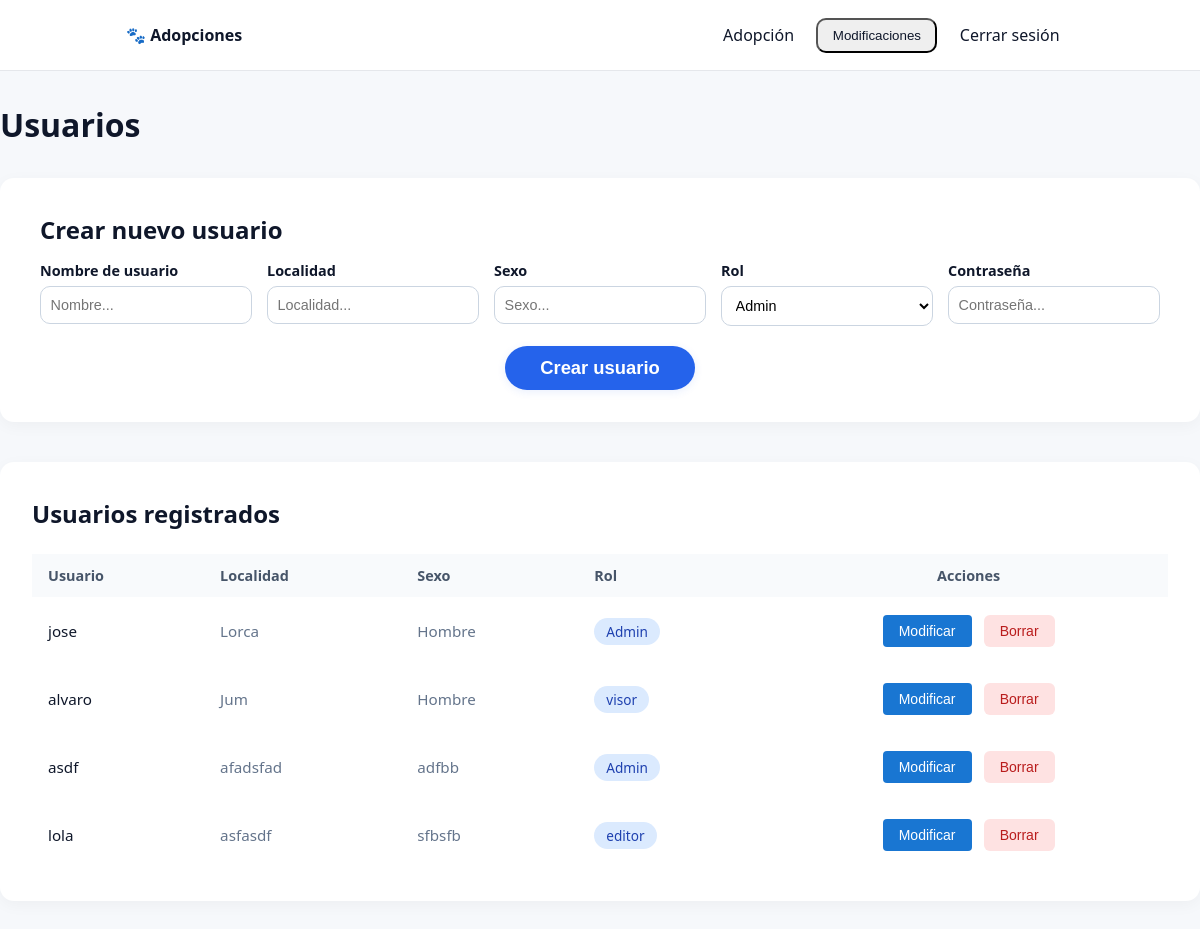
Page /index.php?controlador=usuarios&action=usuarios (signed in) on the committed database.
### tables this page shows
CREATE TABLE `usuarios` (
  `contrasenia` varchar(255) NOT NULL,
  `sexo` varchar(20) NOT NULL,
  `rol` varchar(15) NOT NULL,
  `localidad` varchar(50) NOT NULL,
  `nombre` varchar(255) NOT NULL,
  `id_usuario` int(100) NOT NULL
);

### controller/usuarios_controller.php (called while the page is built, shortened)
<?php
function usuarios()
{
    require_once('model/usuarios_model.php');
    $model = new UsuariosModel();
    $users = $model->mostrarUsuarios();
    require_once("views/usuarios_view.php");
}

### model/conectar.php (called while the page is built)
<?php
class Conectar
{
    public static function conexion()
    {
        try {
            $host = "localhost";
            $user = "root";
            $pass = "";
            $db_name = "adopciones";
            $db = new mysqli($host, $user, $pass, $db_name);
            $db->set_charset('utf8mb4');
            return $db;
        } catch (mysqli_sql_exception $e) {
            throw new Exception('Error de conexión ' . $e->getMessage());
        }
    }
}

### model/usuarios_model.php (called while the page is built, shortened)
<?php
class UsuariosModel
{
    private mysqli $db;
    public function __construct()
    {
        require_once('model/conectar.php');
        $this->db = Conectar::conexion();
    }
    public function mostrarUsuarios(): array
    {
        try {
            $stmt = $this->db->prepare("SELECT id_usuario, nombre, localidad, rol , sexo FROM usuarios");
            $stmt->execute();
            $users = $stmt->get_result()->fetch_all(MYSQLI_ASSOC);
            return $users;
        } catch (mysqli_sql_exception $e) {
            return array();
        }
    }
}

### views/usuarios_view.php (the view, shortened to what this page needs)
<?php require_once('menu_view.php'); ?>
<?php
if (!isset($_SESSION['usuario'])) {
?>
    <h1 style="text-align:center; margin-left:400px; margin-right:400px; font-size:2.2rem; font-weight:800; margin-bottom:0.2rem;">Modificación de usuarios</h1>
    <div style="text-align:center; margin-left:400px; margin-right:400px; color:#64748b; font-size:1.15rem; margin-bottom:1.2rem;">Crea nuevos usuarios y gestiona los existentes.</div>
    <?php echo $formularioUsuario; ?>
<?php
} else if (isset($_SESSION['usuario'])) {
?>
<h1 style="max-width:1200px; margin:32px auto 0 auto;">Usuarios</h1>
<section class="form-user" style="max-width:1200px; margin:32px auto 0 auto; background:#fff; border-radius:14px; box-shadow:0 4px 16px rgba(2,6,23,0.04); padding:2rem 2.5rem;">
        <h1 style="text-align:left;">Crear nuevo usuario</h1>
        <form action="index.php?controlador=usuarios&action=crearUsuario" method="post" style="width:100%;">
            <div style="display:grid; grid-template-columns: repeat(5, 1fr); gap:15px; margin-bottom:20px;">
                <div>
                    <label for="nombre" style="font-weight:600; margin-bottom:6px; display:block; font-size:0.9rem;">Nombre de usuario</label>
                    <input type="text" name="nombre" id="nombre" placeholder="Nombre..." style="width:100%; padding:0.6rem; border:1px solid #cbd5e1; border-radius:10px; font-size:0.9rem; background:#fff;" required />
                </div>
                <div>
                    <label for="localidad" style="font-weight:600; margin-bottom:6px; display:block; font-size:0.9rem;">Localidad</label>
                    <input type="text" name="localidad" id="localidad" placeholder="Localidad..." style="width:100%; padding:0.6rem; border:1px solid #cbd5e1; border-radius:10px; font-size:0.9rem; background:#fff;" required />
                </div>
                <div>
                    <label for="sexo" style="font-weight:600; margin-bottom:6px; display:block; font-size:0.9rem;">Sexo</label>
                    <input type="text" name="sexo" id="sexo" placeholder="Sexo..." style="width:100%; padding:0.6rem; border:1px solid #cbd5e1; border-radius:10px; font-size:0.9rem; background:#fff;" required />
                </div>
                <div>
                    <label for="rol" style="font-weight:600; margin-bottom:6px; display:block; font-size:0.9rem;">Rol</label>
                    <select name="rol" id="rol" style="width:100%; padding:0.6rem; border:1px solid #cbd5e1; border-radius:10px; font-size:0.9rem; background:#fff;" required>
                        <option value="Admin">Admin</option>
                    </select>
                </div>
                <div>
                    <label for="passwd" style="font-weight:600; margin-bottom:6px; display:block; font-size:0.9rem;">Contraseña</label>
                    <input type="password" name="passwd" id="passwd" placeholder="Contraseña..." style="width:100%; padding:0.6rem; border:1px solid #cbd5e1; border-radius:10px; font-size:0.9rem; background:#fff;" required />
                </div>
            </div>
            <div style="display:flex; justify-content:center; align-items:center;">
                <button type="submit" name="crear" class="btn-crear" style="background:#2563eb; color:#fff; font-size:1.15rem; border-radius:30px; padding:0.7rem 2.2rem; font-weight:600; border:none; box-shadow:0 2px 8px rgba(37,99,235,0.10); cursor:pointer;">Crear usuario</button>
            </div>
        </form>
    </section>
    <section style="max-width:1200px; margin:40px auto; background:#fff; border-radius:14px; box-shadow:0 4px 16px rgba(2,6,23,0.04); padding:2rem;">
        <h3 style="font-size:1.5rem; font-weight:700; margin-bottom:1.5rem; color:#0f172a;">Usuarios registrados</h3>
        <table style="width:100%; border-collapse:separate; border-spacing:0;">
            <thead>
                <tr style="background:#f8fafc; border-bottom:2px solid #e2e8f0;">
                    <th style="padding:12px 16px; text-align:left; font-weight:600; font-size:0.9rem; color:#475569;">Usuario</th>
                    <th style="padding:12px 16px; text-align:left; font-weight:600; font-size:0.9rem; color:#475569;">Localidad</th>
                    <th style="padding:12px 16px; text-align:left; font-weight:600; font-size:0.9rem; color:#475569;">Sexo</th>
                    <th style="padding:12px 16px; text-align:left; font-weight:600; font-size:0.9rem; color:#475569;">Rol</th>
                    <th style="padding:12px 16px; text-align:center; font-weight:600; font-size:0.9rem; color:#475569;">Acciones</th>
                </tr>
            </thead>
            <tbody>
                <?php if (!empty($users)) {
                    foreach ($users as $u) { ?>
                        <tr style="border-bottom:1px solid #f1f5f9; transition:background 0.2s;" onmouseover="this.style.background='#f8fafc'" onmouseout="this.style.background='#fff'">
                            <td style="padding:14px 16px; font-size:0.95rem; color:#0f172a; font-weight:500;"><?php echo htmlspecialchars($u['nombre']); ?></td>
                            <td style="padding:14px 16px; font-size:0.95rem; color:#64748b;"><?php echo htmlspecialchars($u['localidad']); ?></td>
                            <td style="padding:14px 16px; font-size:0.95rem; color:#64748b;"><?php echo htmlspecialchars($u['sexo']); ?></td>
                            <td style="padding:14px 16px;">
                                <span style="display:inline-block; padding:4px 12px; background:#dbeafe; color:#1e40af; border-radius:20px; font-size:0.85rem; font-weight:500;">
                                    <?php echo isset($u['rol']) ? htmlspecialchars($u['rol']) : 'Sin rol'; ?>
                                </span>
                            </td>
                            <?php if (isset($_SESSION['usuario'])) { ?>
                                <td style="padding:14px 16px; text-align:center;">
                                    <button class="btn-modificar"
                                        data-id="<?php echo $u['id_usuario'] ?>"
                                        data-nombre="<?php echo $u['nombre'] ?>"
                                        data-sexo="<?php echo $u['sexo'] ?>"
                                        data-rol="<?php echo $u['rol'] ?>"
                                        data-localidad="<?php echo $u['localidad'] ?>"
                                        style="margin-right:8px;">
                                        Modificar
                                    </button>
                                    <form action="index.php?controlador=usuarios&action=borrarUsuario" method="post" style="display:inline;">
                                        <input type="submit" name="borrar" value="Borrar" class="btn-borrar" onclick="return confirm('¿Estás seguro de que quieres eliminar este usuario?');">
                                    </form>
                                </td>
                            <?php } ?>
                        </tr>
                    <?php } ?>
                <?php } ?>
            </tbody>
        </table>
    </section>
<?php } ?>

### style.css (style rules this page uses)
.btn-borrar { background-color: #fee2e2; color: #b91c1c; border: none; padding: 8px 16px; border-radius: 6px; cursor: pointer; font-size: 14px; font-weight: 500; transition: background 0.2s; margin: 4px 0; }
:root { --bg: #f6f8fb; --card: #fff; --line: #e5e7eb; --text: #0f172a; --muted: #64748b; --brand: #2563eb; }
* { box-sizing: border-box; }
body { margin: 0; font-family: system-ui, -apple-system, Segoe UI, Roboto, Arial, sans-serif; background: var(--bg); color: var(--text); }
h1, h2, h3 { margin: 0.2rem 0 0.6rem; }
form label { display: block; margin: 0.35rem 0 0.2rem; font-weight: 600; }
input[type="text"], input[type="password"], input[type="email"], textarea { width: 100%; padding: 0.6rem; border: 1px solid #cbd5e1; border-radius: 10px; font-size: 0.95rem; }
.btn-modificar { background-color: #0ea5e9; color: white; border: none; padding: 8px 16px; border-radius: 6px; cursor: pointer; font-size: 14px; font-weight: 500; transition: all 0.2s; }
.btn-modificar { padding: 8px 16px; background: #1976d2; color: #fff; border: none; border-radius: 4px; cursor: pointer; margin: 4px 0; transition: background 0.2s; }

### rows in the picture
usuarios: nombre "jose", localidad "Lorca", sexo "Hombre", rol "Admin"
usuarios: nombre "alvaro", localidad "Jum", sexo "Hombre", rol "visor"
usuarios: nombre "asdf", localidad "afadsfad", sexo "adfbb", rol "Admin"
usuarios: nombre "lola", localidad "asfasdf", sexo "sfbsfb", rol "editor"
